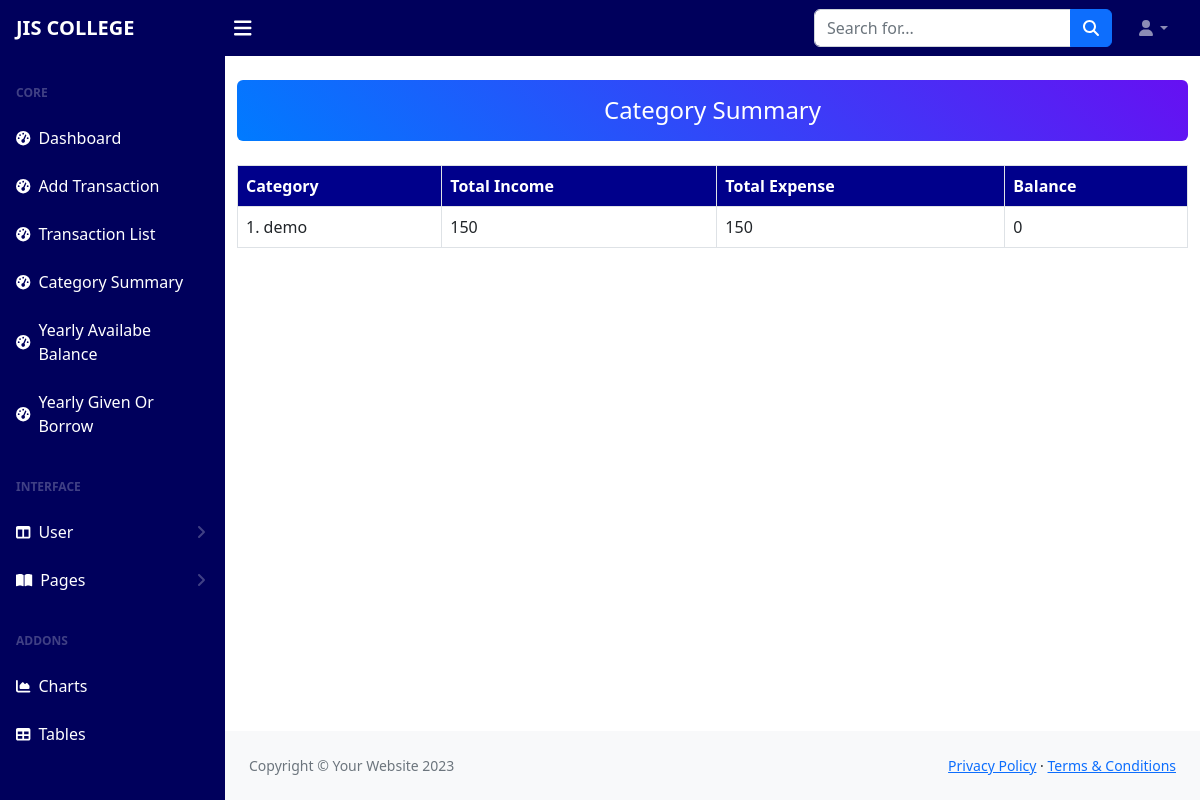
Before: /category-summary/ with the older database file.
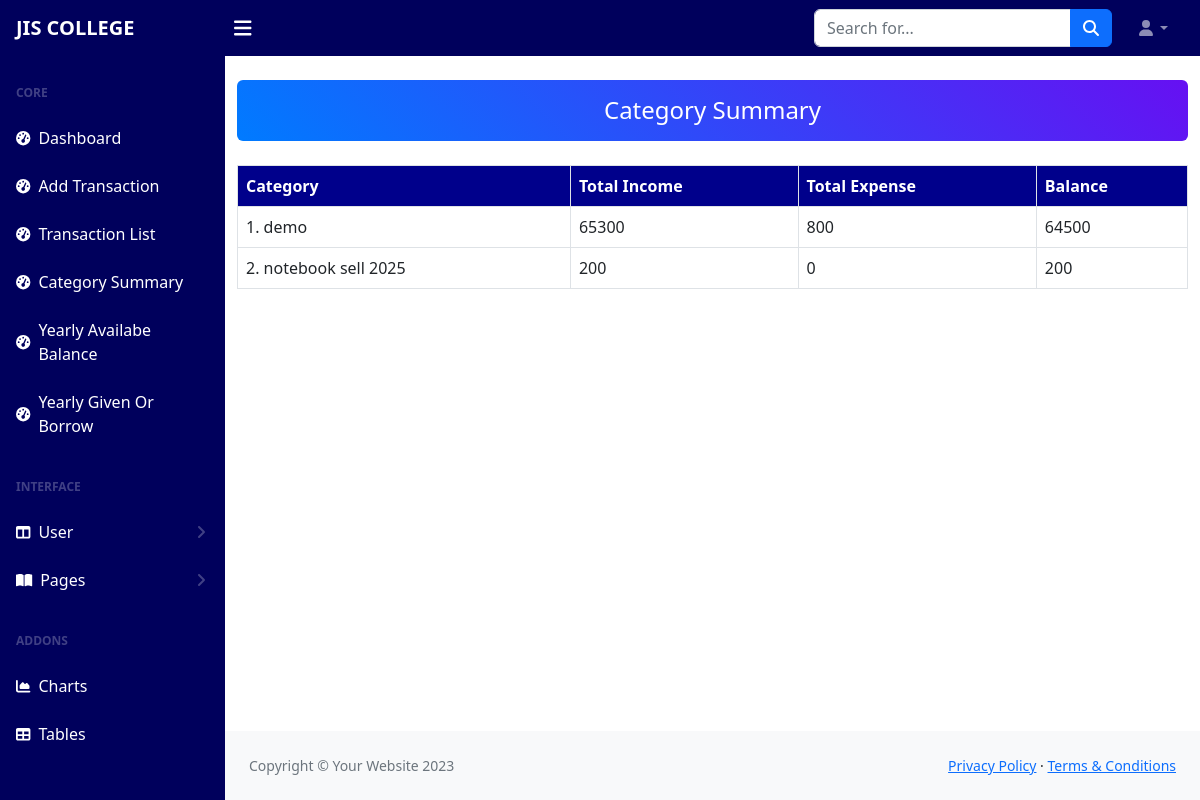
After: the same page with the newer database file.
### account/models.py (models this page shows, shortened)
class TransactionCategory(models.Model):
    name = models.CharField(max_length=255, unique=True)
    description = models.TextField(blank=True, null=True)

### account/views.py (the view)
# urls.py: path('category-summary/', category_summary, name='category_summary'),
def category_summary(request):
    categories = TransactionCategory.objects.all()  # Fetch all categories
    category_data = []
    for category in categories:
        total_income = Transaction.objects.filter(
            category=category, transaction_type='income'
        ).aggregate(total=Sum('price'))['total'] or 0
        total_expense = Transaction.objects.filter(
            category=category, transaction_type='expense'
        ).aggregate(total=Sum('price'))['total'] or 0
        balance = total_income - total_expense
        category_data.append({
            'category': category.name,
            'total_income': total_income,
            'total_expense': total_expense,
            'balance': balance,
        })
    return render(request, 'transactions/category_summary.html', {'category_data': category_data})

### templates/transactions/category_summary.html (shortened to what this page needs)
{% extends 'base.html' %}
{% block content %}
<div class="container mt-4">
    <h4 class="text-center mb-4 text-white p-3 rounded" style="background: linear-gradient(45deg, #007bff, #6610f2);">
        Category Summary
    </h4>
    <table class="table table-bordered">
        <thead style="background-color: darkblue; color: white;">
            <tr>
                <th>Category</th>
                <th>Total Income</th>
                <th>Total Expense</th>
                <th>Balance</th>
            </tr>
        </thead>
        <tbody>
            {% for data in category_data %}
            <tr>
                <td>
                    <a href="{% url 'category_transactions' data.category %}" style="text-decoration: none; color: inherit;">
                        {{ forloop.counter }}.   {{ data.category }}
                    </a>
                </td>
                <td>{{ data.total_income }}</td>
                <td>{{ data.total_expense }}</td>
                <td>{{ data.balance }}</td>
            </tr>
            {% endfor %}
        </tbody>
    </table>
</div>
{% endblock content %}

Changed rows visible on the page:
added TransactionCategory: category "notebook sell 2025"
Other visible differences:
new list line: "1 . 65300 800 64500"
new list line: "demo"
new list line: "2 . 200 0 200"
list line gone: "1 . 150 150 0"
list line gone: "demo"
